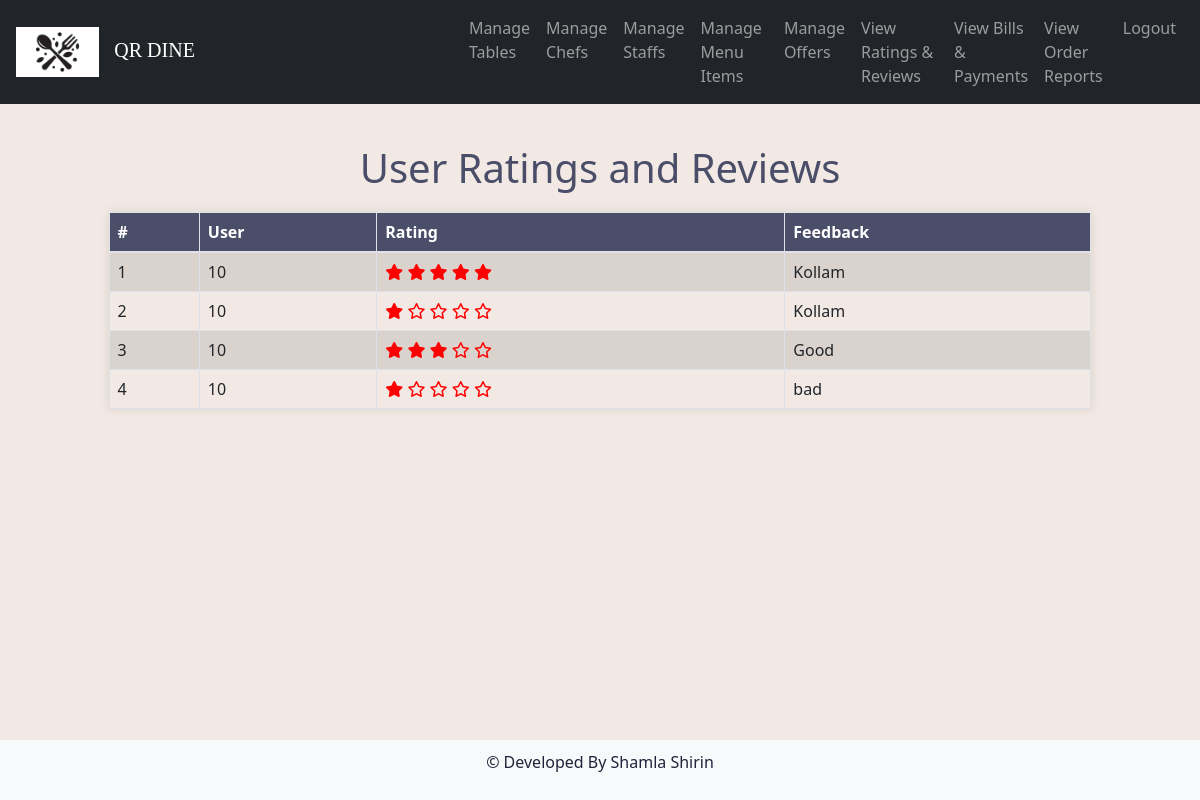
The page /view_ratings_reviews on the database its author committed.
### Smart_Menu_Application/models.py (models this page shows, shortened)
class Feedback(models.Model):
    ORDER = models.ForeignKey(Order,on_delete=models.CASCADE)
    feedback = models.TextField()
    ratings = models.IntegerField()
    TABLE = models.ForeignKey(RestaurantTable, on_delete=models.CASCADE)

class Order(models.Model):
    TABLE = models.ForeignKey(RestaurantTable, on_delete=models.CASCADE)
    order_time = models.DateField(auto_now_add=True)
    amount = models.DecimalField(max_digits=10, decimal_places=2, null=True)  # Changed from IntegerField
    status = models.CharField(max_length=20, default='Pending')
    is_active = models.BooleanField(default=True)

class RestaurantTable(models.Model):
    table_number = models.IntegerField(unique=True)
    qr_code = models.ImageField(upload_to='qr_codes/', blank=True)

### Smart_Menu_Application/views.py (the view)
# urls.py: path('view_ratings_reviews', views.view_ratings_reviews, name='view_ratings_reviews'),
def view_ratings_reviews(request):
    feeds = Feedback.objects.all().order_by('-id')
    return render(request, 'admin/view_ratings_reviews.html', {'feeds': feeds})

### templates/admin/view_ratings_reviews.html (shortened to what this page needs)
{% extends 'admin/base.html' %}
{% block content %}
<!DOCTYPE html>
<html lang="en">
<head>
    <link href="https://cdnjs.cloudflare.com/ajax/libs/bootstrap/5.1.3/css/bootstrap.min.css" rel="stylesheet">
    <link rel="stylesheet" href="https://cdnjs.cloudflare.com/ajax/libs/font-awesome/6.0.0-beta3/css/all.min.css">
</head>
<body>
    <div class="container">
        <h1>User Ratings and Reviews</h1>
        <table class="table table-bordered table-striped">
            <thead>
                <tr>
                    <th>#</th>
                    <th>User</th>
                    <th>Rating</th>
                    <th>Feedback</th>
                </tr>
            </thead>
            <tbody>
                {% for feed in feeds %}
                <tr>
                    <td>{{ forloop.counter }}</td>
                    <td>{{ feed.ORDER.TABLE.table_number }}</td>
                    <td>
                        <div class="star-rating">
                            {% for i in "12345" %}
                                {% if i|add:0 <= feed.ratings %}
                                    <i class="fas fa-star"></i>
                                {% else %}
                                    <i class="far fa-star"></i>
                                {% endif %}
                            {% endfor %}
                        </div>
                    </td>
                    <td>{{ feed.feedback }}</td>
                </tr>
                {% empty %}
                <tr>
                    <td colspan="4" class="text-center">No feedback available.</td>
                </tr>
                {% endfor %}
            </tbody>
        </table>
    </div>
</body>
</html>
{% endblock %}

### templates/admin/base.html (style rules this page uses)
body { display: flex; flex-direction: column; min-height: 100vh; }

### templates/admin/view_ratings_reviews.html (style rules this page uses)
body { background-color: #f2e9e4; color: #22223b; font-family: 'Segoe UI', Tahoma, Geneva, Verdana, sans-serif; }
h1 { margin: 20px 0; text-align: center; color: #4a4e69; }
.table { margin: 20px auto; max-width: 90%; box-shadow: 0 0 10px rgba(0, 0, 0, 0.1); }
.table th, .table td { vertical-align: middle; }
.table th { background-color: #4a4e69; color: #fff; }
.star-rating { color: #ff0000; }

### rows shown on the page
Feedback: ORDER.TABLE.table_number "10", ratings 5 (drawn), feedback "Kollam"
Feedback: ORDER.TABLE.table_number "10", ratings 1 (drawn), feedback "Kollam"
Feedback: ORDER.TABLE.table_number "10", ratings 3 (drawn), feedback "Good"
Feedback: ORDER.TABLE.table_number "10", ratings 1 (drawn), feedback "bad"
